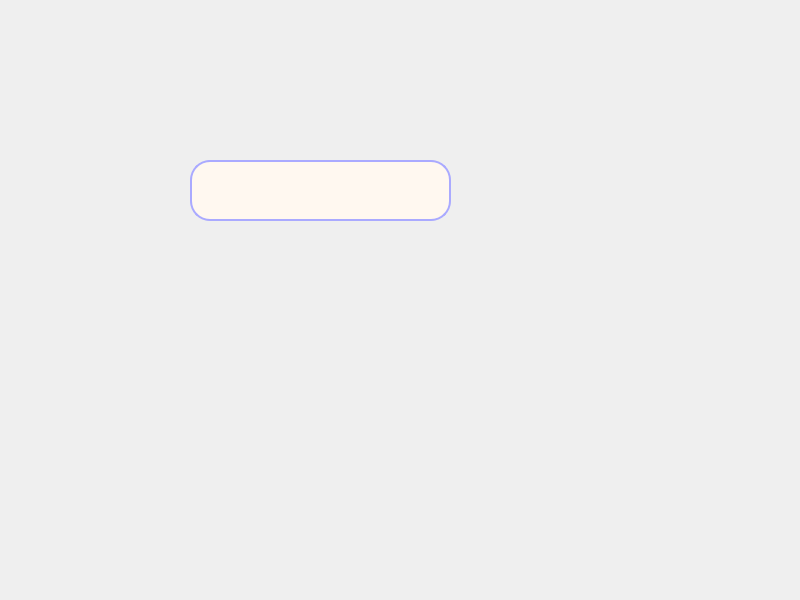
<?xml version="1.0" encoding="UTF-8"?>
<ui version="4.0">
 <class>Widget</class>
 <widget class="QWidget" name="Widget">
  <property name="geometry">
   <rect>
    <x>0</x>
    <y>0</y>
    <width>800</width>
    <height>600</height>
   </rect>
  </property>
  <property name="windowTitle">
   <string>Widget</string>
  </property>
  <widget class="QLineEdit" name="lineEdit">
   <property name="geometry">
    <rect>
     <x>190</x>
     <y>160</y>
     <width>261</width>
     <height>61</height>
    </rect>
   </property>
   <property name="styleSheet">
    <string notr="true">QLineEdit{
	border: 2px solid rgb(170, 170, 255);
	border-radius: 20px;
	padding-left: 10px;
	color: rgb(255, 85, 127);
	font-size: 25px;
	background-color: rgb(255, 248, 240);
	selection-color: rgb(0, 180, 0);
	selection-background-color: rgb(180, 0, 0);
}</string>
   </property>
  </widget>
 </widget>
 <resources/>
 <connections/>
</ui>
